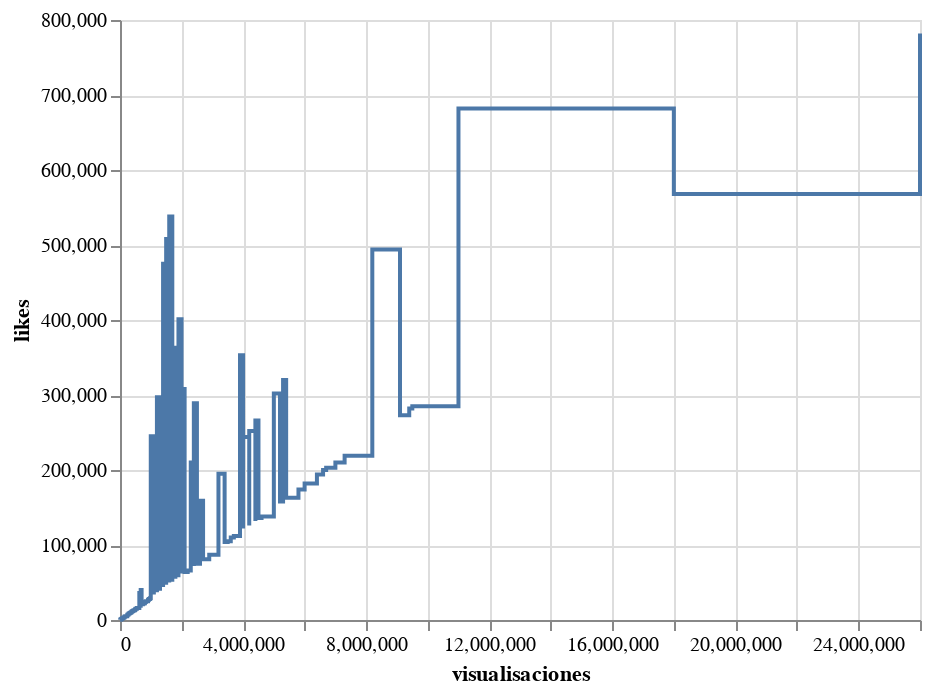

Notebook code for this chart:
### Code cell
alt.Chart(datamuestra).mark_area(
    color = 'ligthblue',
    interpolate='step-after',
    line=True
).encode(
    x='visualisaciones',
    y= 'likes'
)

### Figure 1 — Vega-Lite specification as saved in the notebook (floating-point values rounded to 4 significant figures; data arrays with more than 128 entries replaced by an {"elided": "..."} marker saying what was removed)
{"config": {"view": {"continuousWidth": 400, "continuousHeight": 300}}, "data": {"name": "data-ed9609a85b57917897d9da4a41901644"}, "mark": {"type": "area", "color": "ligthblue", "interpolate": "step-after", "line": true}, "encoding": {"x": {"field": "visualisaciones", "type": "quantitative"}, "y": {"field": "likes", "type": "quantitative"}}, "$schema": "https://vega.github.io/schema/vega-lite/v4.17.0.json", "datasets": {"data-ed9609a85b57917897d9da4a41901644": {"elided": "200 records"}}}
